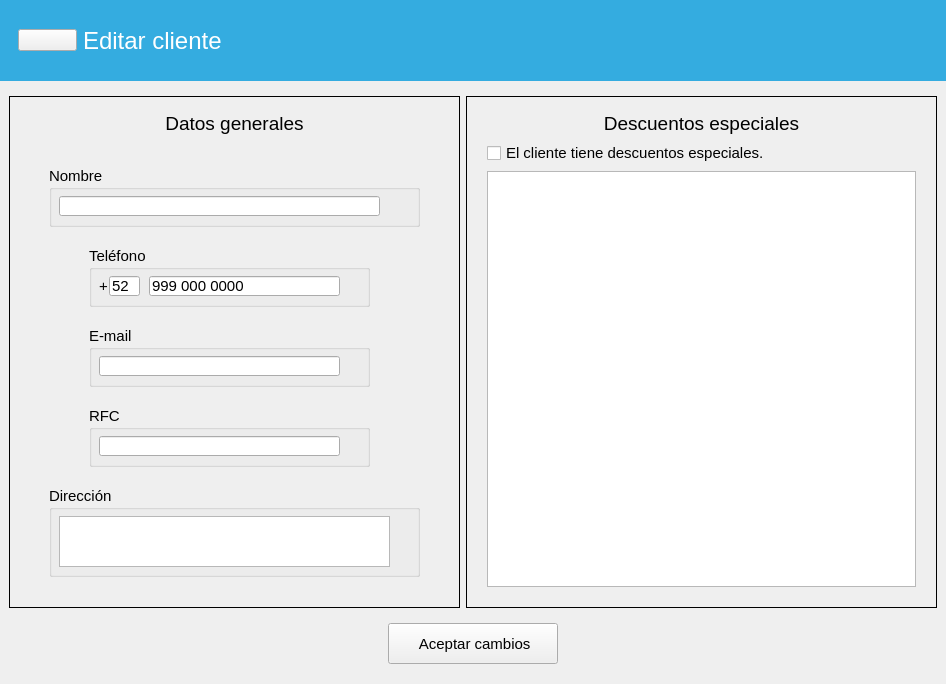
<?xml version="1.0" encoding="UTF-8"?>
<ui version="4.0">
 <class>EditarCliente</class>
 <widget class="QWidget" name="EditarCliente">
  <property name="windowModality">
   <enum>Qt::ApplicationModal</enum>
  </property>
  <property name="geometry">
   <rect>
    <x>0</x>
    <y>0</y>
    <width>946</width>
    <height>684</height>
   </rect>
  </property>
  <property name="windowTitle">
   <string>Form</string>
  </property>
  <layout class="QVBoxLayout" name="verticalLayout_3">
   <property name="leftMargin">
    <number>0</number>
   </property>
   <property name="topMargin">
    <number>0</number>
   </property>
   <property name="rightMargin">
    <number>0</number>
   </property>
   <item>
    <widget class="QFrame" name="frame_4">
     <property name="font">
      <font>
       <family>Segoe UI</family>
      </font>
     </property>
     <property name="styleSheet">
      <string notr="true">QFrame { background-color: rgb(52, 172, 224); border: none}</string>
     </property>
     <property name="frameShape">
      <enum>QFrame::StyledPanel</enum>
     </property>
     <property name="frameShadow">
      <enum>QFrame::Raised</enum>
     </property>
     <layout class="QHBoxLayout" name="horizontalLayout">
      <item alignment="Qt::AlignLeft">
       <widget class="QFrame" name="frame_5">
        <property name="minimumSize">
         <size>
          <width>294</width>
          <height>63</height>
         </size>
        </property>
        <property name="maximumSize">
         <size>
          <width>294</width>
          <height>63</height>
         </size>
        </property>
        <property name="font">
         <font>
          <family>Segoe UI</family>
         </font>
        </property>
        <property name="styleSheet">
         <string notr="true">QFrame {border: none}</string>
        </property>
        <property name="frameShadow">
         <enum>QFrame::Raised</enum>
        </property>
        <layout class="QHBoxLayout" name="horizontalLayout_2">
         <item>
          <widget class="ClickableIcon" name="btRegresar">
           <property name="icon">
            <iconset resource="../resources.qrc">
             <normaloff>:/img/resources/images/leftarrow.png</normaloff>:/img/resources/images/leftarrow.png</iconset>
           </property>
           <property name="iconSize">
            <size>
             <width>40</width>
             <height>40</height>
            </size>
           </property>
          </widget>
         </item>
         <item>
          <widget class="QLabel" name="lbTitulo">
           <property name="minimumSize">
            <size>
             <width>211</width>
             <height>41</height>
            </size>
           </property>
           <property name="font">
            <font>
             <family>Segoe UI</family>
             <pointsize>18</pointsize>
            </font>
           </property>
           <property name="styleSheet">
            <string notr="true">color: rgb(255, 255, 255);</string>
           </property>
           <property name="text">
            <string>Editar cliente</string>
           </property>
          </widget>
         </item>
        </layout>
       </widget>
      </item>
     </layout>
    </widget>
   </item>
   <item>
    <widget class="QFrame" name="frame">
     <property name="sizePolicy">
      <sizepolicy hsizetype="Preferred" vsizetype="Expanding">
       <horstretch>0</horstretch>
       <verstretch>0</verstretch>
      </sizepolicy>
     </property>
     <property name="font">
      <font>
       <family>Segoe UI</family>
      </font>
     </property>
     <layout class="QHBoxLayout" name="horizontalLayout_3">
      <property name="bottomMargin">
       <number>0</number>
      </property>
      <item>
       <widget class="QFrame" name="frame_2">
        <property name="sizePolicy">
         <sizepolicy hsizetype="Preferred" vsizetype="Expanding">
          <horstretch>0</horstretch>
          <verstretch>0</verstretch>
         </sizepolicy>
        </property>
        <property name="minimumSize">
         <size>
          <width>451</width>
          <height>469</height>
         </size>
        </property>
        <property name="font">
         <font>
          <family>Segoe UI</family>
         </font>
        </property>
        <property name="frameShape">
         <enum>QFrame::Box</enum>
        </property>
        <property name="frameShadow">
         <enum>QFrame::Plain</enum>
        </property>
        <property name="lineWidth">
         <number>1</number>
        </property>
        <widget class="QLabel" name="label_3">
         <property name="geometry">
          <rect>
           <x>10</x>
           <y>12</y>
           <width>431</width>
           <height>30</height>
          </rect>
         </property>
         <property name="font">
          <font>
           <family>Segoe UI</family>
           <pointsize>14</pointsize>
          </font>
         </property>
         <property name="text">
          <string>Datos generales</string>
         </property>
         <property name="alignment">
          <set>Qt::AlignCenter</set>
         </property>
        </widget>
        <widget class="QGroupBox" name="groupBox_2">
         <property name="geometry">
          <rect>
           <x>80</x>
           <y>150</y>
           <width>281</width>
           <height>61</height>
          </rect>
         </property>
         <property name="font">
          <font>
           <family>Segoe UI</family>
           <pointsize>11</pointsize>
          </font>
         </property>
         <property name="title">
          <string>Teléfono</string>
         </property>
         <widget class="QLineEdit" name="txtCelular">
          <property name="geometry">
           <rect>
            <x>60</x>
            <y>30</y>
            <width>191</width>
            <height>20</height>
           </rect>
          </property>
          <property name="font">
           <font>
            <family>Segoe UI</family>
            <pointsize>11</pointsize>
           </font>
          </property>
          <property name="inputMask">
           <string>999 999 9999;0</string>
          </property>
          <property name="text">
           <string>999  </string>
          </property>
         </widget>
         <widget class="QLabel" name="label_4">
          <property name="geometry">
           <rect>
            <x>10</x>
            <y>30</y>
            <width>30</width>
            <height>20</height>
           </rect>
          </property>
          <property name="font">
           <font>
            <family>Segoe UI</family>
            <pointsize>11</pointsize>
           </font>
          </property>
          <property name="text">
           <string>+</string>
          </property>
         </widget>
         <widget class="QLineEdit" name="txtLada">
          <property name="geometry">
           <rect>
            <x>20</x>
            <y>30</y>
            <width>31</width>
            <height>20</height>
           </rect>
          </property>
          <property name="font">
           <font>
            <family>Segoe UI</family>
            <pointsize>11</pointsize>
           </font>
          </property>
          <property name="text">
           <string>52</string>
          </property>
          <property name="maxLength">
           <number>3</number>
          </property>
         </widget>
        </widget>
        <widget class="QGroupBox" name="groupBox">
         <property name="geometry">
          <rect>
           <x>40</x>
           <y>70</y>
           <width>371</width>
           <height>61</height>
          </rect>
         </property>
         <property name="font">
          <font>
           <family>Segoe UI</family>
           <pointsize>11</pointsize>
          </font>
         </property>
         <property name="title">
          <string>Nombre</string>
         </property>
         <widget class="QLineEdit" name="txtNombre">
          <property name="geometry">
           <rect>
            <x>10</x>
            <y>30</y>
            <width>321</width>
            <height>20</height>
           </rect>
          </property>
          <property name="font">
           <font>
            <family>Segoe UI</family>
            <pointsize>11</pointsize>
           </font>
          </property>
          <property name="text">
           <string/>
          </property>
         </widget>
        </widget>
        <widget class="QGroupBox" name="groupBox_5">
         <property name="geometry">
          <rect>
           <x>80</x>
           <y>230</y>
           <width>281</width>
           <height>61</height>
          </rect>
         </property>
         <property name="font">
          <font>
           <family>Segoe UI</family>
           <pointsize>11</pointsize>
          </font>
         </property>
         <property name="title">
          <string>E-mail</string>
         </property>
         <widget class="QLineEdit" name="txtCorreo">
          <property name="geometry">
           <rect>
            <x>10</x>
            <y>30</y>
            <width>241</width>
            <height>20</height>
           </rect>
          </property>
          <property name="font">
           <font>
            <family>Segoe UI</family>
            <pointsize>11</pointsize>
           </font>
          </property>
          <property name="text">
           <string/>
          </property>
         </widget>
        </widget>
        <widget class="QGroupBox" name="groupBox_7">
         <property name="geometry">
          <rect>
           <x>80</x>
           <y>310</y>
           <width>281</width>
           <height>61</height>
          </rect>
         </property>
         <property name="font">
          <font>
           <family>Segoe UI</family>
           <pointsize>11</pointsize>
          </font>
         </property>
         <property name="title">
          <string>RFC</string>
         </property>
         <widget class="QLineEdit" name="txtRFC">
          <property name="geometry">
           <rect>
            <x>10</x>
            <y>30</y>
            <width>241</width>
            <height>20</height>
           </rect>
          </property>
          <property name="font">
           <font>
            <family>Segoe UI</family>
            <pointsize>11</pointsize>
           </font>
          </property>
          <property name="maxLength">
           <number>13</number>
          </property>
         </widget>
        </widget>
        <widget class="QGroupBox" name="groupBox_6">
         <property name="geometry">
          <rect>
           <x>40</x>
           <y>390</y>
           <width>371</width>
           <height>91</height>
          </rect>
         </property>
         <property name="font">
          <font>
           <family>Segoe UI</family>
           <pointsize>11</pointsize>
          </font>
         </property>
         <property name="title">
          <string>Dirección</string>
         </property>
         <widget class="QPlainTextEdit" name="txtDireccion">
          <property name="geometry">
           <rect>
            <x>10</x>
            <y>30</y>
            <width>331</width>
            <height>51</height>
           </rect>
          </property>
          <property name="font">
           <font>
            <family>Segoe UI</family>
            <pointsize>11</pointsize>
           </font>
          </property>
         </widget>
        </widget>
       </widget>
      </item>
      <item>
       <widget class="QFrame" name="frame_6">
        <property name="enabled">
         <bool>true</bool>
        </property>
        <property name="font">
         <font>
          <family>Segoe UI</family>
         </font>
        </property>
        <property name="frameShape">
         <enum>QFrame::Box</enum>
        </property>
        <property name="frameShadow">
         <enum>QFrame::Plain</enum>
        </property>
        <property name="lineWidth">
         <number>1</number>
        </property>
        <layout class="QVBoxLayout" name="verticalLayout_2">
         <property name="leftMargin">
          <number>20</number>
         </property>
         <property name="topMargin">
          <number>15</number>
         </property>
         <property name="rightMargin">
          <number>20</number>
         </property>
         <property name="bottomMargin">
          <number>20</number>
         </property>
         <item>
          <widget class="QLabel" name="label_2">
           <property name="font">
            <font>
             <family>Segoe UI</family>
             <pointsize>14</pointsize>
            </font>
           </property>
           <property name="text">
            <string>Descuentos especiales</string>
           </property>
           <property name="alignment">
            <set>Qt::AlignCenter</set>
           </property>
          </widget>
         </item>
         <item>
          <widget class="QCheckBox" name="checkDescuentos">
           <property name="enabled">
            <bool>true</bool>
           </property>
           <property name="font">
            <font>
             <family>Segoe UI</family>
             <pointsize>11</pointsize>
            </font>
           </property>
           <property name="text">
            <string>El cliente tiene descuentos especiales.</string>
           </property>
          </widget>
         </item>
         <item>
          <widget class="QPlainTextEdit" name="txtDescuentos">
           <property name="font">
            <font>
             <family>Segoe UI</family>
             <pointsize>11</pointsize>
            </font>
           </property>
          </widget>
         </item>
        </layout>
       </widget>
      </item>
     </layout>
    </widget>
   </item>
   <item>
    <widget class="QFrame" name="frame_3">
     <property name="font">
      <font>
       <family>Segoe UI</family>
      </font>
     </property>
     <layout class="QVBoxLayout" name="verticalLayout">
      <item alignment="Qt::AlignHCenter">
       <widget class="QPushButton" name="btRegistrar">
        <property name="minimumSize">
         <size>
          <width>170</width>
          <height>41</height>
         </size>
        </property>
        <property name="font">
         <font>
          <family>Segoe UI</family>
          <pointsize>11</pointsize>
         </font>
        </property>
        <property name="text">
         <string notr="true"> Aceptar cambios</string>
        </property>
        <property name="icon">
         <iconset resource="../resources.qrc">
          <normaloff>:/img/resources/images/edit.png</normaloff>:/img/resources/images/edit.png</iconset>
        </property>
       </widget>
      </item>
     </layout>
    </widget>
   </item>
  </layout>
 </widget>
 <customwidgets>
  <customwidget>
   <class>ClickableIcon</class>
   <extends>QPushButton</extends>
   <header>utils.mywidgets.h</header>
  </customwidget>
 </customwidgets>
 <tabstops>
  <tabstop>txtNombre</tabstop>
  <tabstop>txtLada</tabstop>
  <tabstop>txtCelular</tabstop>
  <tabstop>txtCorreo</tabstop>
  <tabstop>txtRFC</tabstop>
  <tabstop>txtDireccion</tabstop>
  <tabstop>checkDescuentos</tabstop>
  <tabstop>txtDescuentos</tabstop>
  <tabstop>btRegistrar</tabstop>
  <tabstop>btRegresar</tabstop>
 </tabstops>
 <resources>
  <include location="../resources.qrc"/>
 </resources>
 <connections/>
</ui>
